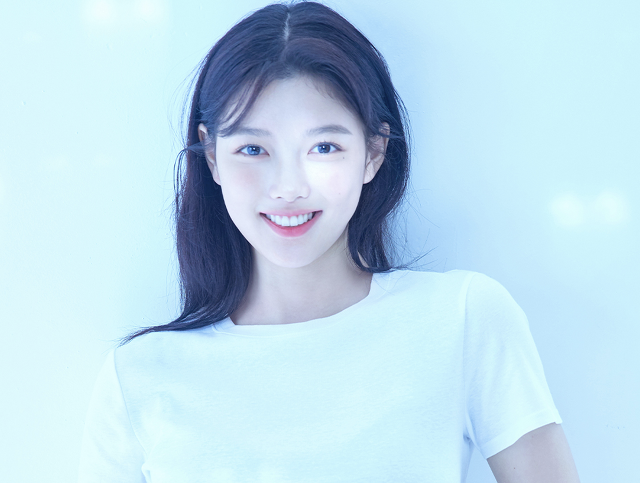
#> input picture img.jpg, 640 x 483 px
$ jupyter execute '05. 파일 저장.ipynb'   (shell and % lines are left out)
#> lines starting #> are read from the running program, lines starting #| are printed output that depends on the picture
# 5. 파일저장

## 이미지 저장

[cell 1]
import cv2
img= cv2.imread('img.jpg', cv2.IMREAD_GRAYSCALE)
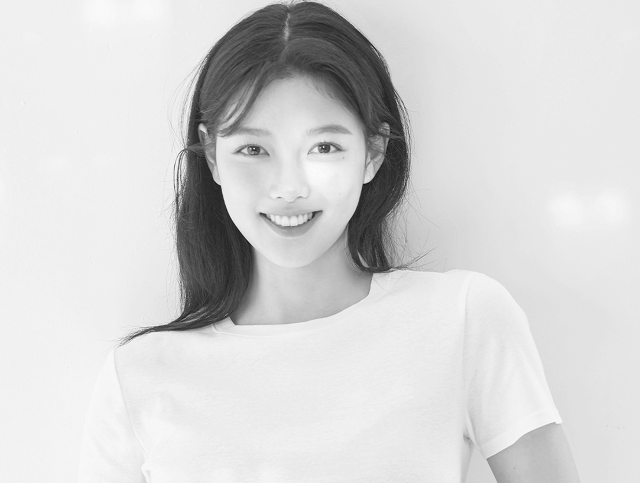
#> img: shape (483, 640); min 21, max 252, mean 213
cv2.imshow('img',img)
cv2.waitKey(0)
cv2.destroyAllWindows()

result = cv2.imwrite('img_save.jpg', img)
print(result)
#| True

### 저장 포맷(jpg, png)

[cell 2]
import cv2
img= cv2.imread('img.jpg', cv2.IMREAD_GRAYSCALE)
result = cv2.imwrite('img_save.png', img)

## 동영상 저장

[cell 3]
import cv2
cap = cv2.VideoCapture('video.mp4')

# 코덱 정의
fourcc = cv2.VideoWriter_fourcc(*'DIVX')

# 프레임 크기, FPS

width = round(cap.get(cv2.CAP_PROP_FRAME_WIDTH))
height = round(cap.get(cv2.CAP_PROP_FRAME_HEIGHT))
fps = cap.get(cv2.CAP_PROP_FPS) *2

out= cv2.VideoWriter('output_fast.avi', fourcc, fps, (width, height))
#                      저장파일명    코덱  fps      크기

while cap.isOpened():
    ret, frame = cap.read()
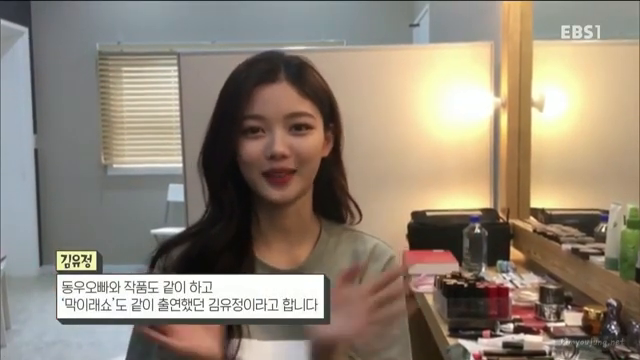
#> input picture frame 93 of video.mp4, 640 x 360 px
#> frame is the input picture: shape (360, 640, 3); mean B, G, R 119.2, 134.1, 146

    if not ret:
        break

    out.write(frame)
    cv2.imshow('video', frame)
    if cv2.waitKey(30) == ord('q'):
#> (key q is pressed here)
        break

out.release()
cap.release()
cv2.destroyAllWindows()
